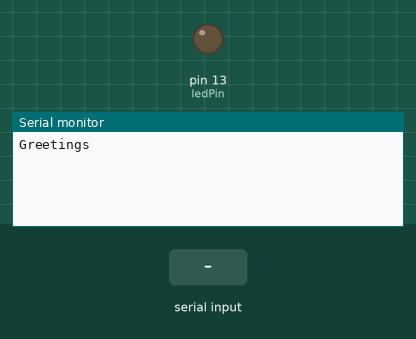
The sketch below on a simulated Arduino Leonardo, built with avr-gcc and run on an emulated ATmega32U4. Parts: output pins drawn as LEDs (lit = HIGH), the last lines printed to the serial monitor. The test bench sets the inputs (shaded band).

Above: at 1.2 s.
1.3 s: byte 30 received over Serial
At 2.5 s:
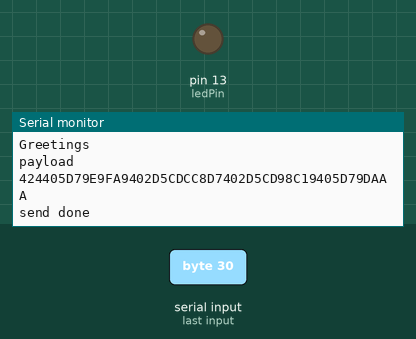
2.8 s: byte 90 received over Serial
At 4.0 s:
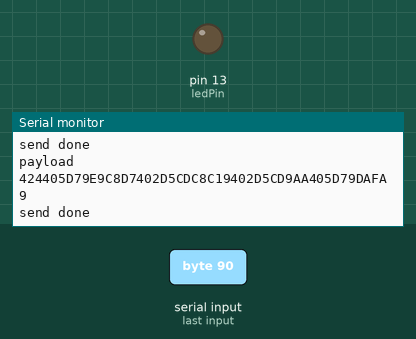
4.3 s: byte 120 received over Serial
At 5.1 s:
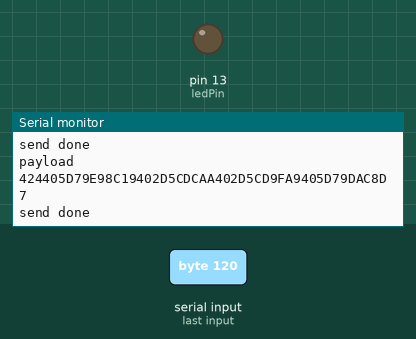

The sketch:

sketch.ino
```cpp
#include "XBee/XBee.h"

#define DEBUG 1

#include "debug.h"

#ifdef __AVR_ATmega32U4__
# define XBEE_SERIAL Serial1
#else
# include <SoftwareSerial.h>
SoftwareSerial soft_serial(10, 11);
# define XBEE_SERIAL soft_serial
#endif


int ledPin = 13;

XBee xbee = XBee();

XBeeAddress64 addr64 = XBeeAddress64(0x00, 0xffff);
ZBTxRequest zbTx = ZBTxRequest(addr64, NULL, 0);
ZBTxStatusResponse txStatus = ZBTxStatusResponse();

///

struct point_t
{
  uint8_t x;
  uint8_t y;
};

static const uint8_t children_count = 4;
struct child
{
  uint32_t addr;
  uint8_t p;
};
static child children[children_count] =
{
  {0xE9795D40, 0},
  {0xDC5C2D40, 1},
  {0xD95C2D40, 2},
  {0xDA795D40, 3}
};

static uint32_t addr = 0xE9795D40;
static const uint8_t positions_count = 4;
static point_t positions[positions_count] = {
  {10, 10},
  {15, 169},
  {200, 215},
  {140, 25}
};


void change_pattern()
{
  // static uint8_t cur = 4;

  // ++cur;
  // cur = cur % positions_count;

  // DEBUG_PRINTLN2("next positions = ", cur);

  struct packet {
    uint8_t magic;
    uint8_t updates;
    struct info_t{
      uint32_t addr;
      point_t pos;
    } info[];
  };


  uint8_t buf[2 + sizeof(packet::info_t) * children_count];
  packet& p = *(packet*)buf;

  p.magic = 0x42;
  p.updates = children_count;

  for (int i = 0; i < children_count; ++i)
  {
    packet::info_t& info = p.info[i];

    info.addr = children[i].addr;

    children[i].p++;
    children[i].p %= positions_count;

    info.pos = positions[children[i].p];
  }


  zbTx.setPayload(buf);
  zbTx.setPayloadLength(sizeof(buf));


  DEBUG_PRINTLN("payload");
  for (int i = 0; i < zbTx.getPayloadLength(); ++i)
  {
    Serial.print(zbTx.getPayload()[i], HEX);
  }
  DEBUG_PRINTLN();

  xbee.send(zbTx);

  DEBUG_PRINTLN("send done");
}

//

void process_xbee_packets()
{
  xbee.readPacket();

  if (xbee.getResponse().isAvailable())
  {
    switch (xbee.getResponse().getApiId())
    {
    // case ZB_TX_STATUS_RESPONSE:
    //   {
    //     DEBUG_PRINTLN("ZB_TX_STATUS_RESPONSE");

    //     xbee.getResponse().getZBRxResponse(rx);
    //     process_ZB_RX_RESPONSE(rx);
    //     break;
    //   }
    default:
      {
        DEBUG_PRINTLN2("Got packet with apiId", xbee.getResponse().getApiId());
        break;
      }
    } // swtich
  }
  else if (xbee.getResponse().isError())
  {
    DEBUG_PRINTLN2("Error reading packet.  Error code: ", xbee.getResponse().getErrorCode());
  }

}

///

void setup()
{
  pinMode(ledPin, OUTPUT);

  Serial.begin(9600);

  XBEE_SERIAL.begin(9600);
  xbee.begin(XBEE_SERIAL);


  while (!Serial);

  Serial.println("Greetings");
}

void loop()
{

  if (Serial.available() > 0)
  {
    char r = Serial.read();
    // DEBUG_PRINTLN2("serial available", r);

    change_pattern();
  }

  process_xbee_packets();
}
```

debug.h
```cpp
#ifndef DEBUG_H___
#define DEBUG_H___


#ifdef DEBUG
# define DEBUG_PRINT(x)   do { Serial.print(x);   } while (0)
# define DEBUG_PRINTLN(x) do { Serial.println(x); } while (0)
# define DEBUG_PRINTLN2(x,y) do { DEBUG_PRINT(x); DEBUG_PRINTLN(y); } while (0)
#else
# define DEBUG_PRINT(x)
# define DEBUG_PRINTLN(x)
# define DEBUG_PRINTLN2(x,y)
#endif


#endif
```

Source omitted: XBee.h (27976 bytes)

Measured:
- after the input at 1.3 s, the serial monitor: prints a new line at once (image 1)
- after the input at 2.8 s, the serial monitor: prints a new line at once (image 2)
- after the input at 4.3 s, the serial monitor: prints a new line at once (image 3)
